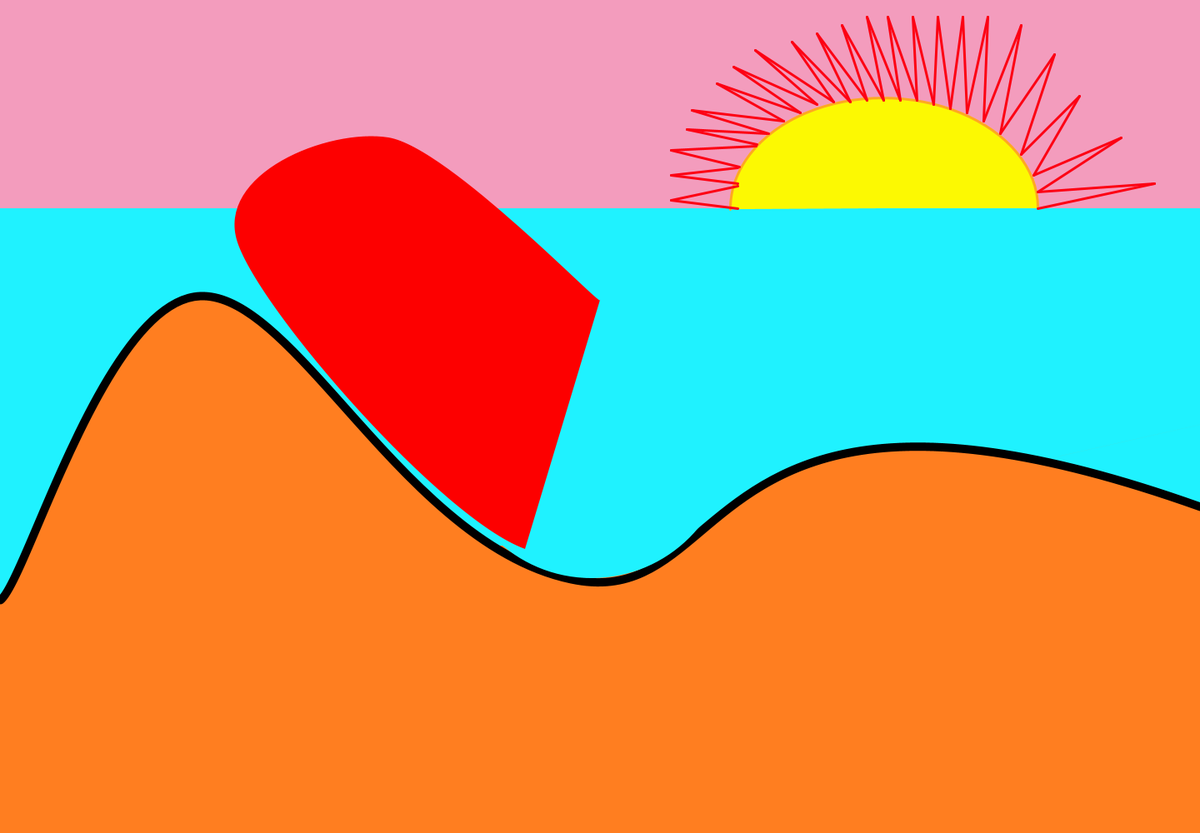
Frame 1 (no input)
Frame 60 (the mouse pressed at the canvas centre just before this capture): identical to frame 1, image omitted
Frame 120 (the mouse held since frame 60 and released just before this capture): identical to frame 1, image omitted

The Processing sketch that drew this single still picture (run headless with seeded random() and noise(); from frame 60 on, the mouse is pressed at the canvas centre):

// Processing sketch: AlbumPiece_240215a
// ── AlbumPiece_240215a.pde
// Album piece, Un Verano Sin Ti, Bad Bunny

void setup() {
  size(1440, 1000);
}

void draw() {
  background(#1ff2ff);
  strokeWeight(10);
  stroke(#000000);
  noFill();
  noStroke();
  fill(#1ff2ff);
  circle(712, 547, 298); 
  
  //Orange filling in (rachet)
  
  noFill();
  noStroke();
  fill(#ff7e20);
  rect(0, 717, 1468, 343);
  rect(37, 662, 547, 307);
  rect(830, 655, 610, 255);
  rect(576, 655, 610, 255);
  quad(2649, 638, 1051, 597, 1689, 454, 225, 782); 
  
  //Orange Curve
  stroke(#000000);
  noFill();
  fill(#ff7e20);
  beginShape();
  curveVertex(4345,  2000);
  curveVertex(1440,  608);
  curveVertex(685,  695);
  curveVertex(240,  355);
  curveVertex(0, 720);
  curveVertex(50, 500);
  endShape();
 
  //Blue fill in
  noFill();
  noStroke();
  fill(#1ff2ff);
  circle(710, 528, 332); 
  
  //Pink background
  noStroke();
  noFill();
  fill(#f39cbd);
  rect(0, 0, 1440, 250);
  noFill();
  
  //Sun'
  noFill();
  noStroke();
  strokeWeight(3);
  stroke(#ffa820);
  fill(#fcf902);
  arc(1061, 250, 369, 265, -3.15, 0.00); 
  
  //sun beams
  noStroke();
  stroke(#fd0013);
  fill(#fd0013);
  line(885, 250, 805, 240);
  line(885, 223, 805, 240);
  
  line(885, 220, 805, 210);
  line(885, 201, 805, 210);
  
  line(887, 200, 805, 180);
  line(907, 175, 805, 180);
  
  line(908, 173, 824, 155);
  line(920, 160, 824, 155);
  
  line(922, 160, 830, 132);
  line(940, 145, 830, 132);

  line(940, 145, 860, 100);
  line(960, 135, 860, 100);
  
  line(960, 135, 880, 80);
  line(980, 125, 880, 80);
  
  line(980, 125, 906, 60);
  line(1000, 122, 906, 60);
  
  line(1000, 122, 950, 50);
  line(1020, 122, 950, 50);
  
  line(1020, 122, 980, 40);
  line(1040, 120, 980, 40);

  line(1040, 120, 1010, 30);
  line(1060, 120, 1010, 30);
  
  line(1060, 120, 1040, 20);
  line(1080, 120, 1040, 20);
  
  line(1080, 120, 1065, 20);
  line(1100, 120, 1065, 20);
  
  line(1100, 120, 1095, 20);
  line(1120, 125, 1095, 20);
  
  line(1120, 125, 1125, 20);
  line(1140, 130, 1125, 20);
  
  line(1140, 130, 1155, 20);
  line(1160, 135, 1155, 20);
  
  line(1160, 135, 1185, 20);
  line(1180, 145, 1185, 20);
  
  line(1180, 145, 1225, 30);
  line(1200, 160, 1225, 30);
  
  line(1200, 160, 1265, 65);
  line(1225, 185, 1265, 65);
  
  line(1225, 185, 1295, 115);
  line(1240, 210, 1295, 115);
  
  line(1240, 210, 1345, 165);
  line(1245, 230, 1345, 165);

  line(1245, 230, 1385, 220);
  line(1245, 250, 1385, 220);

  //Finished off the sun beams much better than how i started them ;/
  noStroke();
  noFill();
  fill(#fd0000);
  beginShape();
  curveVertex(427,  80);
  curveVertex(720,  360);
  curveVertex(466,  165);
  curveVertex(285,  291);
  curveVertex(630, 659);
  curveVertex(884, 508);
  endShape();
  
  
  if (frameCount == 1) {
    save("MapOutput.png");
  }
}
